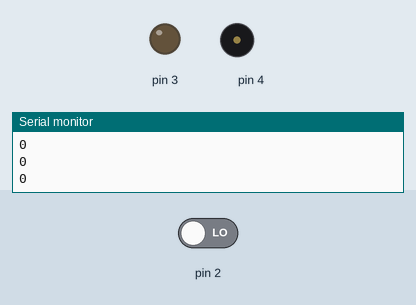
Recording of a sketch running on a simulated Arduino Uno, built with avr-gcc and run on an emulated ATmega328P. Shown: output pins drawn as LEDs (lit = HIGH), buzzer (waves = sounding), the last lines printed to the serial monitor. The inputs (shaded band) are chosen by the test bench; at power-on: pin 2 LOW.

Above: at 2.8 s.
2.9 s: pin 2 driven HIGH
At 4.9 s:
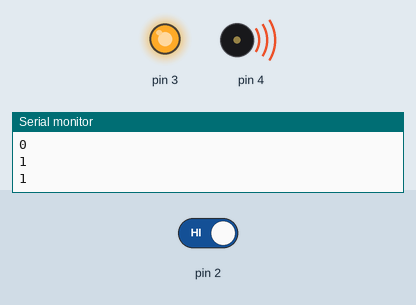
5.5 s: pin 2 driven LOW
At 8.4 s:
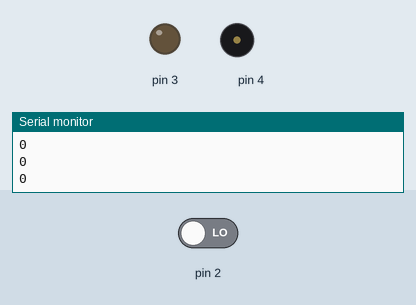
Timing chart, 0 to 9.9 s (numbered marks = the images above; inputs shaded):
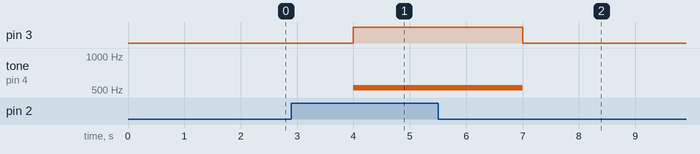

Measured:
- after the input at 2.9 s, pin 3: LOW → HIGH after 1.1 s; tone on pin 4: silent → 523 Hz after 1.1 s
- after the input at 5.5 s, pin 3: HIGH → LOW after 1.5 s; tone on pin 4: 523 Hz → silent after 1.5 s

The sketch:

Burgular_Alarm.ino
```cpp
//paste into Arduino IDE and upload to your Arduino!
// C++ code

int pir = 0;

void setup()
{
  pinMode(2, INPUT);
  Serial.begin(9600);
  pinMode(3, OUTPUT);
  pinMode(4, OUTPUT);
}

void loop()
{
  pir = digitalRead(2);
  Serial.println(pir);
  delay(1000); // Wait for 1000 millisecond(s)
  if (pir == 1) {
    digitalWrite(3, HIGH);
    tone(4, 523, 1000); // play tone 60 (C5 = 523 Hz)
  } else {
    digitalWrite(3, LOW);
    noTone(4);
  }
}
```
